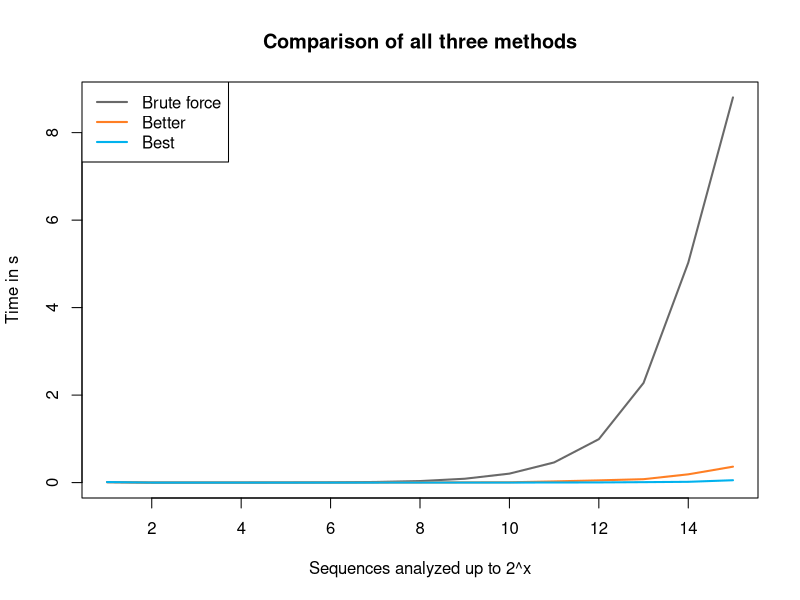
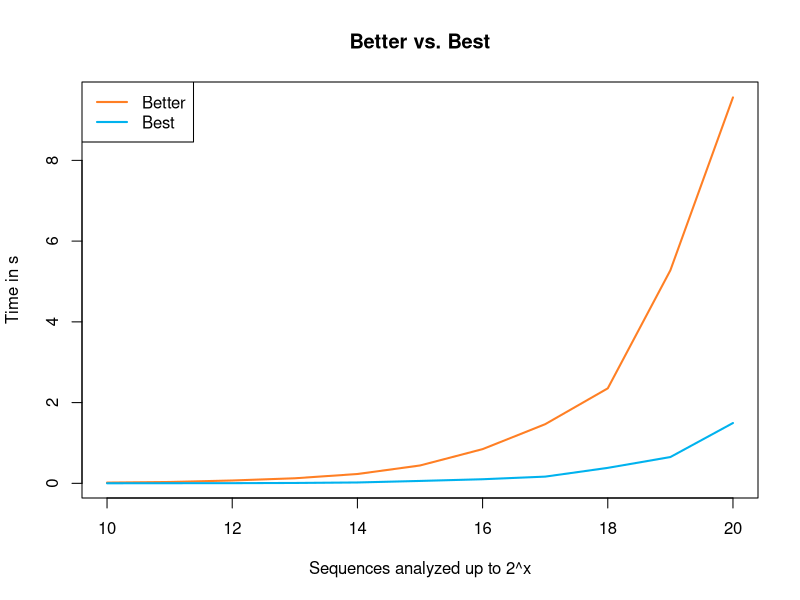

Generate these figures, in order, with R:
## ---- chunk 1
collatz <- function(n) {
  if (n %% 2 == 0) {
    return(n/2)
  } else {
    return(3*n+1)
  }
}
## ---- chunk 2
n <- 13
while (n > 1) {
  print(n)
  n <- collatz(n)
}
## ---- chunk 3
collatz_sequence <- function(n) {
  numbers <- c(n)
  while (n > 1) {
    n <- collatz(n)
    numbers <- c(numbers, n)
  }
  return(numbers)
}
## ---- chunk 4
collatz_sequence(1)
collatz_sequence(5)
collatz_sequence(10)
## ---- chunk 5
brute_force <- function(x) {
  max_number <- NULL
  max_length <- 0
  for (i in 1:x) {
    numbers <- collatz_sequence(i)
    if (length(numbers) > max_length) {
      max_length <- length(numbers)
      max_number <- i
    }
  }
  return(max_number)
}

brute_force(1000)
## ---- chunk 6
collatz_sequence(5)
collatz_sequence(6)
## ---- chunk 7
better_solution <- function(x) {

  # create vector in which to store the sequence lengths
  lengths <- rep(0, x)
  
  # generate sequences for different starting values
  for (start in seq(lengths)) {
    
    # setup for a new sequence
    n <- start
    count <- 0
    
    # generate new value as long as:
    #   n > 1: we have not reached the end of the sequence
    #   n >= start: we have not arrived at a previous starting value
    while (n > 1 & n >= start) {
      n <- collatz(n)     # update n
      count <- count + 1  # update the length count  
    }
  
    # add the length of the sequence at whose starting value 
    # we just stopped generating new values in the current sequence
    count <- count + lengths[n]
    
    # store the count in our vector of sequence lengths
    lengths[start] <- count
    
  }
  
  # which starting value produced the longest sequence?
  return(which.max(lengths))

}

better_solution(999999)
## ---- chunk 8
best_solution <- function(x) {

  lengths <- rep(0, x/2)
  
  # start at x/2
  for (start in ceiling(x/2):x) {
    
    n <- start
    count <- 0
    while (n > 1 & n >= start) {
      
      # single step
      if (n %% 2 == 0) {
        n <- n / 2
        count <- count + 1
        
      # double step
      } else {
        n <- (3*n+1) / 2
        count <- count + 2
      }
  
    }
    
    count <- count + lengths[n]
    lengths[start] <- count
  }
  
  return(which.max(lengths))
  
}

best_solution(999999)
## ---- chunk 9
magnitudes <- 1:15

approach1 <- sapply(magnitudes, function(x) system.time(brute_force(2^x)))
approach2 <- sapply(magnitudes, function(x) system.time(better_solution(2^x)))
approach3 <- sapply(magnitudes, function(x) system.time(best_solution(2^x)))

colors <- c("dimgrey","chocolate1","deepskyblue2")

plot(approach1[3,] ~ magnitudes, 
     type = "l",
     col = colors[1],
     lwd = 2,
     ylab = "Time in s",
     xlab = "Sequences analyzed up to 2^x",
     main = "Comparison of all three methods")

lines(approach2[3,] ~ magnitudes, 
      col = colors[2],
      lwd = 2)

lines(approach3[3,] ~ magnitudes, 
      col = colors[3],
      lwd = 2)

legend("topleft",
       lty = rep(1,3),
       lwd = rep(2,3),
       col = colors,
       legend = c("Brute force","Better","Best"))

magnitudes <- 10:20
approach2 <- sapply(magnitudes, function(x) system.time(better_solution(2^x)))
approach3 <- sapply(magnitudes, function(x) system.time(best_solution(2^x)))

plot(approach2[3,] ~ magnitudes, 
     type = "l",
     col = colors[2],
     lwd = 2,
     ylab = "Time in s",
     xlab = "Sequences analyzed up to 2^x",
     main = "Better vs. Best")

lines(approach3[3,] ~ magnitudes, 
      col = colors[3],
      lwd = 2)

legend("topleft",
       lty = rep(1,2),
       lwd = rep(2,2),
       col = colors[2:3],
       legend = c("Better","Best"))

